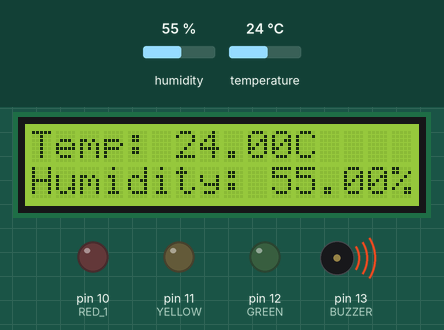
Simulated run of this sketch. Board: Arduino Uno, built with avr-gcc and run on an emulated ATmega328P. Parts: 16×2 character LCD, output pins drawn as LEDs (lit = HIGH), buzzer (waves = sounding). Inputs (shaded band) come from the test bench; at power-on: temperature 24 °C, humidity 55 %.

Above: at 1.2 s.
1.3 s: temperature set to 14 °C
At 3.6 s:
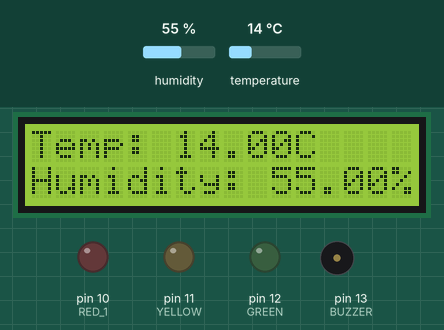
7.9 s: temperature set to 11 °C
At 11.4 s:
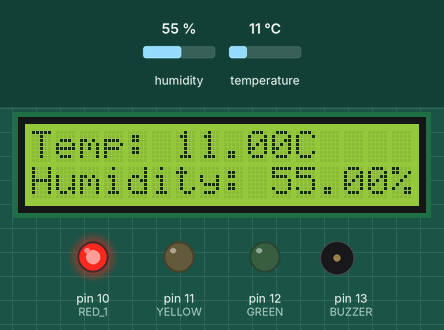
14.1 s: temperature set to 8 °C
At 15.6 s:
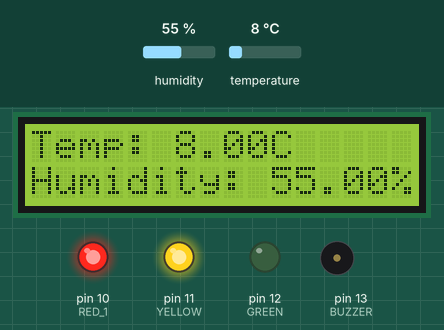
20.2 s: temperature set to 12 °C
At 22.1 s:
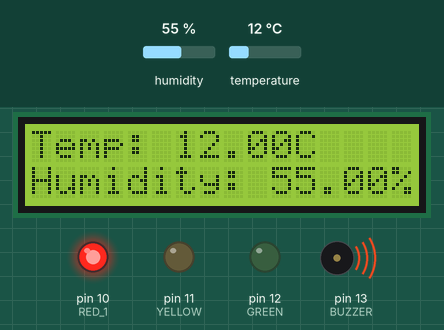
26.8 s: temperature set to 5 °C
At 27.5 s:
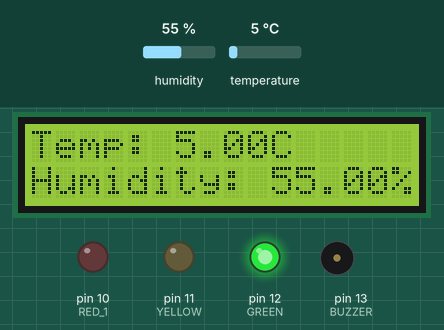
29.9 s: temperature set to 8 °C
At 33.1 s:
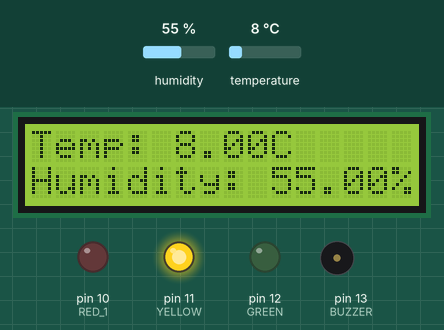
Timing chart, 0 to 36.8 s (numbered marks = the images above; inputs shaded):
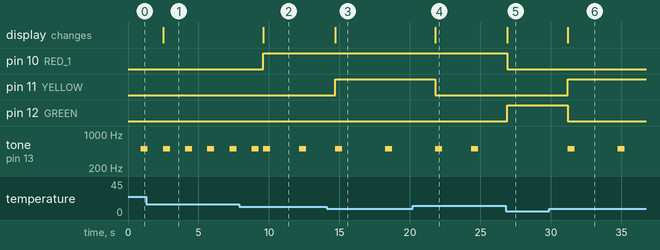

Measured:
- the behaviour switches between 13 and 12 °C on temperature (found by bisection; images 1 and 2)
- the behaviour switches between 10 and 9 °C on temperature (found by bisection; images 2 and 3)
- the behaviour switches between 6 and 7 °C on temperature (found by bisection; images 5 and 6)
- after the input at 1.3 s, the display: changes after 1.2 s (image 1)
- after the input at 7.9 s, pin 10 (RED_1): LOW → HIGH after 1.7 s; the display: changes after 1.7 s (image 2)
- after the input at 14.1 s, pin 11 (YELLOW): LOW → HIGH after 0.59 s; tone on pin 13 (BUZZER): silent → 500 Hz after 4.1 s, → silent 0.50 s later; the display: changes after 0.59 s (image 3)
- after the input at 20.2 s, pin 11 (YELLOW): HIGH → LOW after 1.6 s; tone on pin 13 (BUZZER): silent → 500 Hz after 4.2 s, → silent 0.50 s later; the display: changes after 1.6 s (image 4)
- after the input at 26.8 s, pin 10 (RED_1): HIGH → LOW after 0.11 s; pin 12 (GREEN): LOW → HIGH after 0.11 s; tone on pin 13 (BUZZER): stays silent (without the input it goes to 500 Hz after 0.11 s); the display: changes after 0.11 s (image 5)
- after the input at 29.9 s, pin 11 (YELLOW): LOW → HIGH after 1.3 s; pin 12 (GREEN): HIGH → LOW after 1.3 s; tone on pin 13 (BUZZER): alternates 500 Hz for 0.50 s and silent for 3.1 s, starting after 1.3 s; the display: changes after 1.3 s (image 6)

The sketch:

code.ino
```cpp
// Libraries
#include <OneWire.h>
#include <DHT.h>
#include <Wire.h>
#include <LiquidCrystal_I2C.h>

// Directives
#define I2C_ADDR 0x27
#define LCD_COLS 16
#define LCD_ROWS 2

#define DHTPIN 2
#define DHTTYPE DHT11

#define BUZZER 13
#define GREEN 12
#define YELLOW 11
#define RED_1 10
#define RED_2 9
#define RED_3 8

// Object Instances
DHT dht(DHTPIN, DHTTYPE);
LiquidCrystal_I2C lcd(I2C_ADDR, LCD_COLS, LCD_ROWS);

// Parameter Definition
const float MIN_TEMPERATURE = 6;
const float MEDIUM_TEMPERATURE = 9;
const float MAX_TEMPERATURE = 12;

int global = 0;

// Functions
void displayInfo(float temperature, float humidity) {
    lcd.setCursor(0, 0);
    printTemperature(temperature);
    lcd.setCursor(0, 1);
    printHumidity(humidity);
}

void printTemperature(float temp) {
    lcd.print("Temp: ");
    lcd.print(temp);
    lcd.print("C");
}

void printHumidity(float humidity) {
    lcd.print("Humidity: ");
    lcd.print(humidity);
    lcd.print("%");
}

int alertMin() {
    digitalWrite(GREEN, LOW);
    digitalWrite(YELLOW, HIGH);
    tone(BUZZER, 500);
    int ms = 3000;

    return ms;
}

int alertMed() {
    digitalWrite(GREEN, LOW);
    digitalWrite(YELLOW, LOW);
    digitalWrite(RED_1, HIGH);
    tone(BUZZER, 500);
    int ms = 2000;

    return ms;
}

void toggleMaxLeds() {
    if (global % 2) {
      digitalWrite(RED_2, HIGH);
      digitalWrite(RED_3, LOW);
    } else {
      digitalWrite(RED_2, LOW);
      digitalWrite(RED_3, HIGH);
      tone(BUZZER, 500);
    }
}

int alertMax() {
    digitalWrite(GREEN, LOW);
    digitalWrite(YELLOW, LOW);
    digitalWrite(RED_1, LOW);

    toggleMaxLeds();

    int ms = 250;

    return ms;
}

void stopAlert() {
    digitalWrite(YELLOW, LOW);
    digitalWrite(RED_1, LOW);
    digitalWrite(RED_2, LOW);
    digitalWrite(RED_3, LOW);
    digitalWrite(GREEN, HIGH);
    noTone(BUZZER);
}

void setup() {
    // LCD display setup
    lcd.init();
    lcd.backlight();
    lcd.setCursor(0, 0);

    // Initialize sensor
    dht.begin();

    // Setup digital pins
    pinMode(BUZZER, OUTPUT);
    pinMode(GREEN, OUTPUT);
    pinMode(YELLOW, OUTPUT);
    pinMode(RED_1, OUTPUT);

}

// Loop to display information
void loop() {
    global++;

    float temperature = dht.readTemperature();
    float humidity = dht.readHumidity();

    int ms;

    lcd.clear();
    displayInfo(temperature, humidity);

    if (temperature > MAX_TEMPERATURE) {
      ms = alertMax();
    } else if (temperature > MEDIUM_TEMPERATURE) {
      ms = alertMed();
    } else if (temperature > MIN_TEMPERATURE) {
      ms = alertMin();
    } else {
      stopAlert();
    }
    delay(500);

    noTone(BUZZER);
    delay(ms);
}
```
